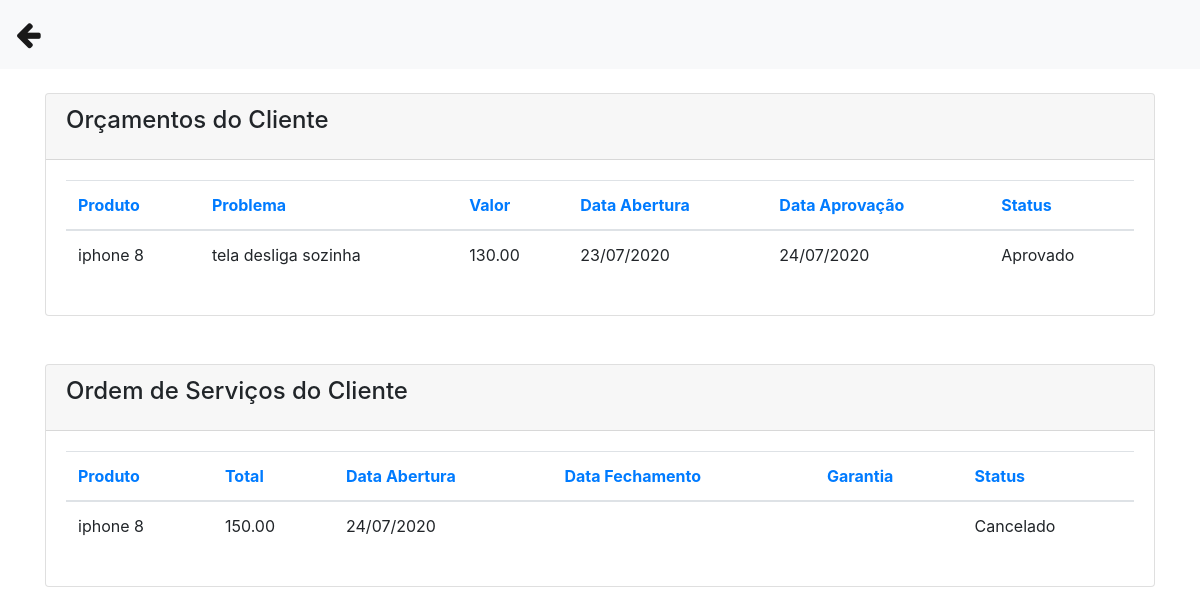
/servicos_clientes.php?cpf=999.999.999-99 (signed in), run on the app's committed database.
### tables this page shows
CREATE TABLE `orcamento` (
  `id` int(11) NOT NULL,
  `cliente` varchar(50) NOT NULL,
  `tecnico` varchar(50) NOT NULL,
  `produto` varchar(50) NOT NULL,
  `serie` varchar(100) DEFAULT NULL,
  `problema` varchar(255) NOT NULL,
  `laudo` varchar(255) DEFAULT NULL,
  `obs` varchar(255) DEFAULT NULL,
  `valor_servico` decimal(10,2) DEFAULT NULL,
  `pecas` varchar(255) DEFAULT NULL,
  `valor_pecas` decimal(10,2) DEFAULT NULL,
  `total` decimal(10,2) DEFAULT NULL,
  `desconto` decimal(10,2) DEFAULT NULL,
  `valor_total` decimal(10,2) DEFAULT NULL,
  `pgto` varchar(50) DEFAULT NULL,
  `data_abertura` date NOT NULL,
  `data_geracao` date DEFAULT NULL,
  `data_aprovacao` date DEFAULT NULL,
  `status` varchar(50) NOT NULL
);

CREATE TABLE `os` (
  `id` int(11) NOT NULL,
  `id_orc` int(11) NOT NULL,
  `cliente` varchar(50) NOT NULL,
  `produto` varchar(50) NOT NULL,
  `tecnico` varchar(50) NOT NULL,
  `total` decimal(10,2) NOT NULL,
  `data_abertura` date NOT NULL,
  `data_fechamento` date DEFAULT NULL,
  `garantia` varchar(15) DEFAULT NULL,
  `status` varchar(15) NOT NULL
);

### servicos_clientes.php (the view, shortened to what this page needs)
<?php
include('conexao.php');
?>
<!DOCTYPE html>
<html>
<head>
 <link rel="stylesheet" href="https://stackpath.bootstrapcdn.com/bootstrap/4.1.3/css/bootstrap.min.css">
<link rel="stylesheet" href="https://cdnjs.cloudflare.com/ajax/libs/font-awesome/4.7.0/css/font-awesome.min.css">
</head>
<body>
  <nav class="navbar navbar-expand-lg navbar-light bg-light">
  <a class="navbar-brand" href="painel_funcionario.php"><big><big><i class="fa fa-arrow-left"></i></big></big></a>
</nav>
<div class="container">
    <br>
        <div class="content">
          <div class="row mb-4">
            <div class="col-md-12">
              <div class="card">
                <div class="card-header">
                  <h4 class="card-title"> Orçamentos do Cliente</h4>
                </div>
                <div class="card-body">
                  <div class="table-responsive">
                    <?php
                      $cpf = $_GET['cpf'];
                      $query ="select * from orcamento where cliente = '$cpf'";
                      $result = mysqli_query($conexao, $query);
                      $row = mysqli_num_rows($result);
                      if($row == ''){
                          echo "<h3> Não existem dados cadastrados no banco </h3>";
                      }else{
                          ?>
                    <table class="table">
                      <thead class=" text-primary">
                        <th>
                          Produto
                        </th>
                        <th>
                          Problema
                        </th>
                        <th>
                          Valor
                        </th>
                          <th>
                          Data Abertura
                        </th>
                          <th>
                          Data Aprovação
                        </th>
                        <th>
                          Status
                        </th>
                      </thead>
                      <tbody>
                        <?php
                        while($res_1 = mysqli_fetch_array($result)){
                            $produto = $res_1['produto'];
                            $problema = $res_1['problema'];
                            $valor_total = $res_1['valor_total'];
                            $data_abertura = $res_1['data_abertura'];
                            $data_aprovacao = $res_1['data_aprovacao'];
                            $status = $res_1['status'];
                            $data2 = implode('/', array_reverse(explode('-', $data_abertura)));
                            $data3 = implode('/', array_reverse(explode('-', $data_aprovacao)));
                          ?>
                        <tr>
                            <td><?php echo $produto; ?></td>
                            <td><?php echo $problema; ?></td>
                            <td><?php echo $valor_total; ?></td>
                            <td><?php echo $data2; ?></td>
                            <td><?php echo $data3?></td>
                            <td><?php echo $status?></td>
                        </tr>
                          <?php
                            }
                          ?>
                      </tbody>
                    </table>
                        <?php
                            }
                          ?>
                </div>
            </div>
          </div>
          <div class="row mt-5">
            <div class="col-md-12">
              <div class="card">
                <div class="card-header">
                  <h4 class="card-title"> Ordem de Serviços do Cliente</h4>
                </div>
                <div class="card-body">
                  <div class="table-responsive">
                    <?php
                        $cpf = $_GET['cpf'];
                        $query ="select * from os where cliente = '$cpf'";
                        $result = mysqli_query($conexao, $query);
                        $row = mysqli_num_rows($result);
                        if($row == ''){
                            echo "<h3> Não existem dados cadastrados no banco </h3>";
                        }else{
                    ?>
                    <table class="table">
                      <thead class=" text-primary">
                        <th>
                          Produto
                        </th>
                        <th>
                          Total
                        </th>
                          <th>
                          Data Abertura
                        </th>
                          <th>
                          Data Fechamento
                        </th>
                        <th>
                          Garantia
                        </th>
                        <th>
                          Status
                        </th>
                      </thead>
                      <tbody>
                        <?php
                        while($res_1 = mysqli_fetch_array($result)){
                            $produto = $res_1['produto'];
                            $total = $res_1['total'];
                            $data_abertura = $res_1['data_abertura'];
                            $data_fechamento = $res_1['data_fechamento'];
                            $garantia = $res_1['garantia'];
                            $status = $res_1['status'];
                            $data2 = implode('/', array_reverse(explode('-', $data_abertura)));
                            $data3 = implode('/', array_reverse(explode('-', $data_fechamento)));
                          ?>
                        <tr>
                            <td><?php echo $produto; ?></td>
                            <td><?php echo $total; ?></td>
                            <td><?php echo $data2; ?></td>
                            <td><?php echo $data3;?></td>
                            <td><?php echo $garantia;?></td>
                            <td><?php echo $status?></td>
                        </tr>
                          <?php
                            }
                          ?>
                      </tbody>
                    </table>
                        <?php
                            }
                          ?>
                </div>
            </div>
          </div>
        </div>
</div>
</body>
</html>

### data on the page
orcamento: produto "iphone 8", problema "tela desliga sozinha", valor_total "130.00", data_abertura "23/07/2020", data_aprovacao "24/07/2020", status "Aprovado"
os: produto "iphone 8", total "150.00", data_abertura "24/07/2020", status "Cancelado"
